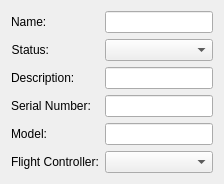
               <widget class="QWidget" name="drone_general_tab">
                <attribute name="title">
                 <string>General</string>
                </attribute>
                <layout class="QFormLayout" name="formLayout">
                 <item row="0" column="0">
                  <widget class="QLabel" name="label_2">
                   <property name="text">
                    <string>Name:</string>
                   </property>
                  </widget>
                 </item>
                 <item row="0" column="1">
                  <widget class="QLineEdit" name="drone_name_line_edit">
                   <property name="minimumSize">
                    <size>
                     <width>0</width>
                     <height>20</height>
                    </size>
                   </property>
                  </widget>
                 </item>
                 <item row="1" column="0">
                  <widget class="QLabel" name="label_4">
                   <property name="text">
                    <string>Status:</string>
                   </property>
                   <property name="alignment">
                    <set>Qt::AlignRight|Qt::AlignTrailing|Qt::AlignVCenter</set>
                   </property>
                  </widget>
                 </item>
                 <item row="1" column="1">
                  <widget class="QComboBox" name="drone_status_combobox"/>
                 </item>
                 <item row="2" column="0">
                  <widget class="QLabel" name="label_3">
                   <property name="text">
                    <string>Description:</string>
                   </property>
                  </widget>
                 </item>
                 <item row="2" column="1">
                  <widget class="QLineEdit" name="drone_description_line_edit"/>
                 </item>
                 <item row="3" column="0">
                  <widget class="QLabel" name="label_5">
                   <property name="text">
                    <string>Serial Number:</string>
                   </property>
                  </widget>
                 </item>
                 <item row="3" column="1">
                  <widget class="QLineEdit" name="drone_serial_number_line_edit"/>
                 </item>
                 <item row="4" column="0">
                  <widget class="QLabel" name="label_6">
                   <property name="text">
                    <string>Model:</string>
                   </property>
                  </widget>
                 </item>
                 <item row="4" column="1">
                  <widget class="QLineEdit" name="drone_model_line_edit"/>
                 </item>
                 <item row="5" column="0">
                  <widget class="QLabel" name="label_19">
                   <property name="text">
                    <string>Flight Controller:</string>
                   </property>
                  </widget>
                 </item>
                 <item row="5" column="1">
                  <widget class="QComboBox" name="drone_flight_controller_combobox"/>
                 </item>
                </layout>
               </widget>
